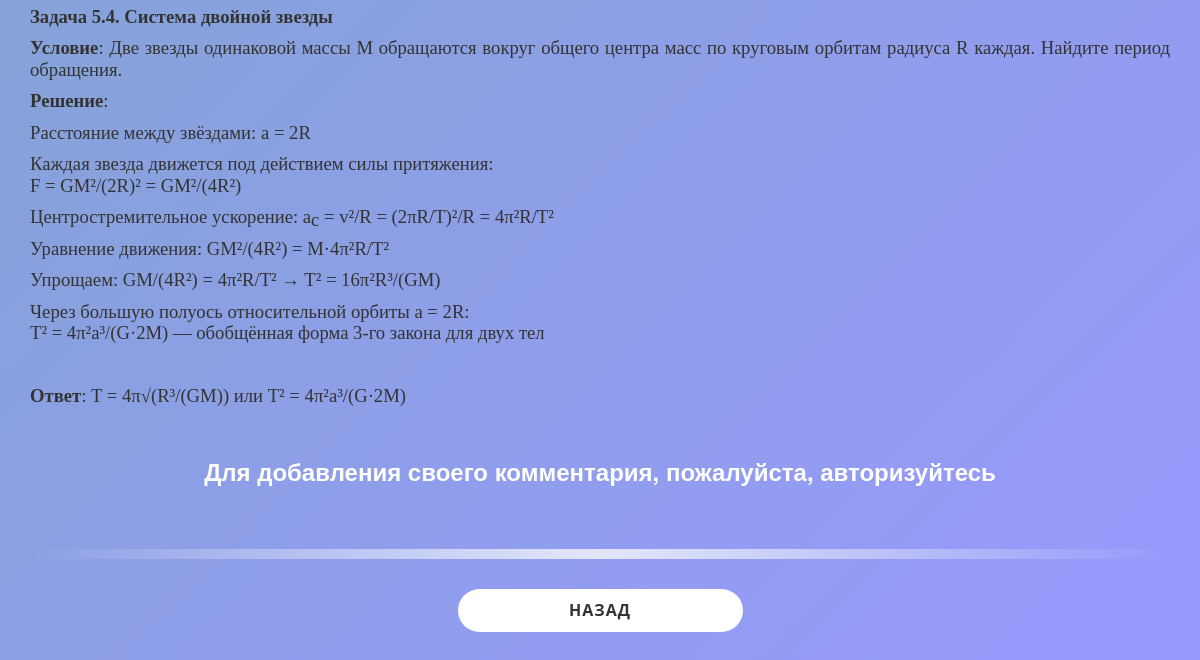
Before: /blogpost/2/ (lower part) with the older database file.
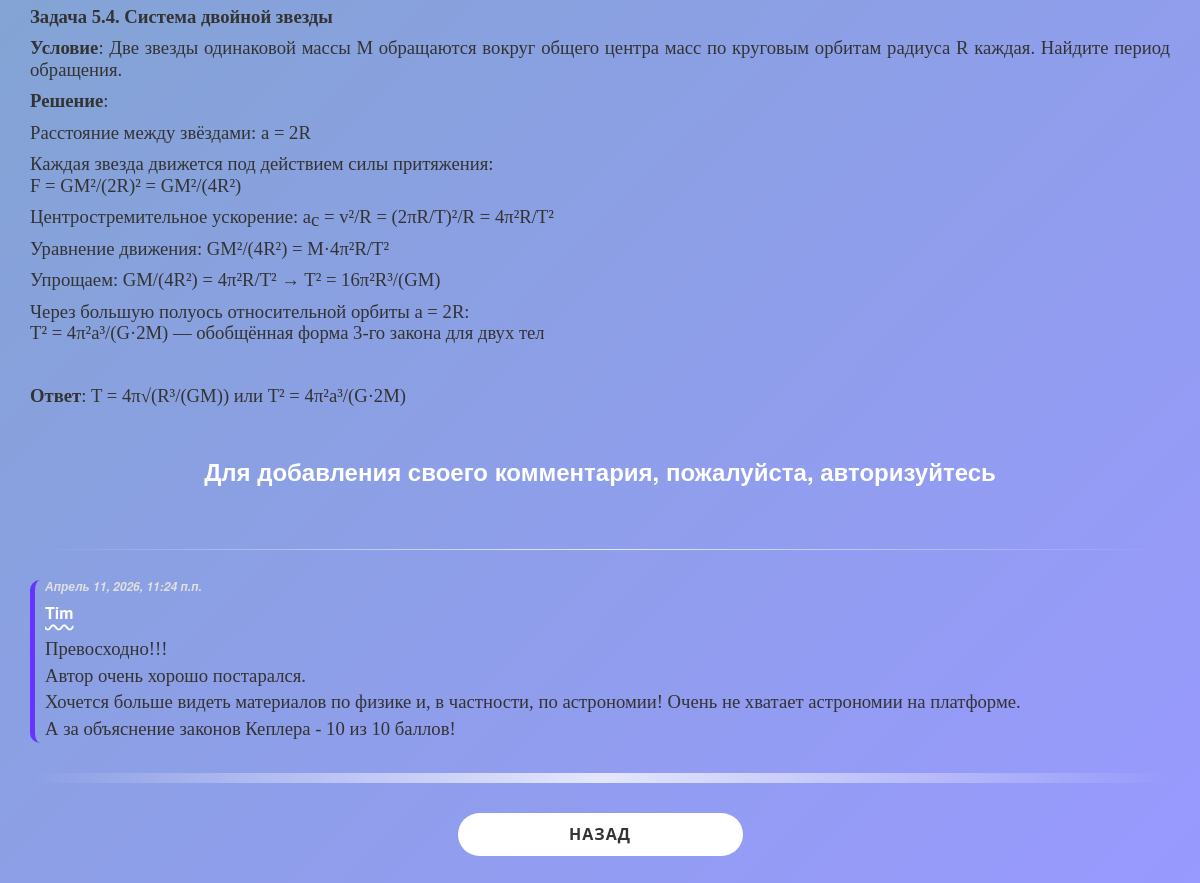
After: the same page with the newer database file.
### app/models.py (models this page shows, shortened)
class Comment(models.Model):
    text = models.TextField(verbose_name="Текст комментария")
    date = models.DateTimeField(default=datetime.now(), db_index= True, verbose_name = "Дата комментария")
    author = models.ForeignKey(User, on_delete = models.CASCADE, verbose_name= "Автор комментария")
    post = models.ForeignKey(Blog, on_delete = models.CASCADE, verbose_name = "Статья комментария")

### app/views.py (the view, shortened to what this page needs)
# urls.py: path('blogpost/<int:parametr>/', views.blogpost, name='blogpost'),
def blogpost (request, parametr):
    assert isinstance(request, HttpRequest)
    post_1 = Blog.objects.get(id=parametr)
    comments = Comment.objects.filter(post=parametr)
    form = CommentForm(request.POST)
    return render(
        request,
        'app/blogpost.html',
        {
            'post_1': post_1,
            'comments': comments,
            'form': form,
            'year': datetime.now().year,
        }
    )

### app/templates/app/blogpost.html (shortened to what this page needs)
{% extends "app/layout.html" %}
{% load static %}
{% block extra_css %}
<link rel="stylesheet" href="{% static 'app/content/blogpost.css' %}">
{% endblock %}
{% block content %}
<div class="blog-content">
    {{ post_1.content|safe }}
</div>
{% if user.is_authenticated %}
<hr class="separator"/>
<h3 class="comment">Добавить комментарий</h3>
<form class="comment" method="post">
    {% csrf_token %}
    <div>
        {{form.as_p}}
        <button type="submit" class="save btn btn-default">Отправить комментарий</button>
    </div>
</form>
{% else %}
<h3 class="comment">Для добавления своего комментария, пожалуйста, авторизуйтесь</h3>
{% endif %}
<br />
{% for comment in comments %}
<hr />
<div class="user_comment">
<h6>{{comment.date}}</h6>
<h5>{{comment.author}}</h5>
<p>{{comment.text|linebreaksbr}}</p>
</div>
{% endfor %}
<hr class="separator"/>
<p><a href="{% url 'blog' %}" class="my-btn">Назад</a></p>
{% endblock %}

Changed rows visible on the page:
added Comment: date "Апрель 11, 2026, 11:24 п.п.", author "Tim", text "Превосходно!!! Автор очень хорошо постарался. Хочется больше видеть материалов по физике и, в частности, по астрономии! Очень не хватает астрономии на платформе. А за объяснение законов Кеплера - 10 из 10 баллов!"
